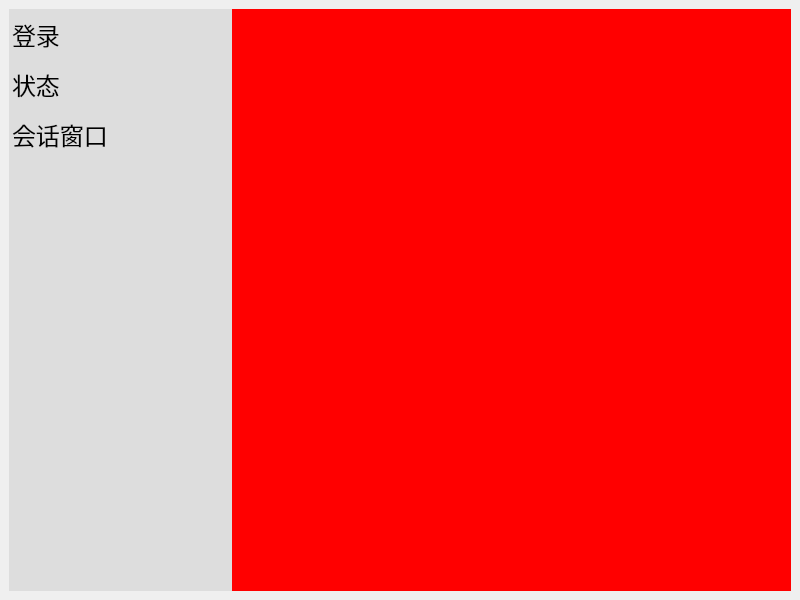
<?xml version="1.0" encoding="UTF-8"?>
<ui version="4.0">
 <class>MainWindow</class>
 <widget class="QMainWindow" name="MainWindow">
  <property name="geometry">
   <rect>
    <x>0</x>
    <y>0</y>
    <width>800</width>
    <height>600</height>
   </rect>
  </property>
  <property name="windowTitle">
   <string>MainWindow</string>
  </property>
  <property name="documentMode">
   <bool>false</bool>
  </property>
  <widget class="QWidget" name="centralwidget">
   <layout class="QHBoxLayout" name="horizontalLayout_2">
    <item>
     <layout class="QHBoxLayout" name="horizontalLayout" stretch="2,5">
      <property name="spacing">
       <number>0</number>
      </property>
      <item>
       <widget class="QListWidget" name="listWidget">
        <property name="focusPolicy">
         <enum>Qt::NoFocus</enum>
        </property>
        <property name="styleSheet">
         <string notr="true">QListView {
    
	background-color:#dddddd;
border:none;
 }
QListView::item {
height:50px;
}

QListView::item:selected{
background-color:#fff;
color:black;
}</string>
        </property>
        <item>
         <property name="text">
          <string>登录</string>
         </property>
         <property name="font">
          <font>
           <pointsize>18</pointsize>
          </font>
         </property>
        </item>
        <item>
         <property name="text">
          <string>状态</string>
         </property>
         <property name="font">
          <font>
           <pointsize>18</pointsize>
          </font>
         </property>
        </item>
        <item>
         <property name="text">
          <string>会话窗口</string>
         </property>
         <property name="font">
          <font>
           <pointsize>18</pointsize>
          </font>
         </property>
        </item>
       </widget>
      </item>
      <item>
       <widget class="QTabWidget" name="tabWidget">
        <property name="styleSheet">
         <string notr="true">QTabWidget{
	border:none;
}
QTabBar::tab {
width:0px;
height:0px;
}</string>
        </property>
        <property name="currentIndex">
         <number>0</number>
        </property>
        <property name="tabsClosable">
         <bool>false</bool>
        </property>
        <widget class="QWidget" name="tab">
         <property name="styleSheet">
          <string notr="true">background-color:red;</string>
         </property>
         <attribute name="title">
          <string>Tab1</string>
         </attribute>
        </widget>
        <widget class="QWidget" name="tab_2">
         <property name="styleSheet">
          <string notr="true">background-color:blue;</string>
         </property>
         <attribute name="title">
          <string>Tab 2</string>
         </attribute>
        </widget>
        <widget class="QWidget" name="tab_3">
         <property name="styleSheet">
          <string notr="true">background-color:orange;</string>
         </property>
         <attribute name="title">
          <string>标签三</string>
         </attribute>
        </widget>
       </widget>
      </item>
     </layout>
    </item>
   </layout>
  </widget>
 </widget>
 <resources/>
 <connections/>
</ui>
